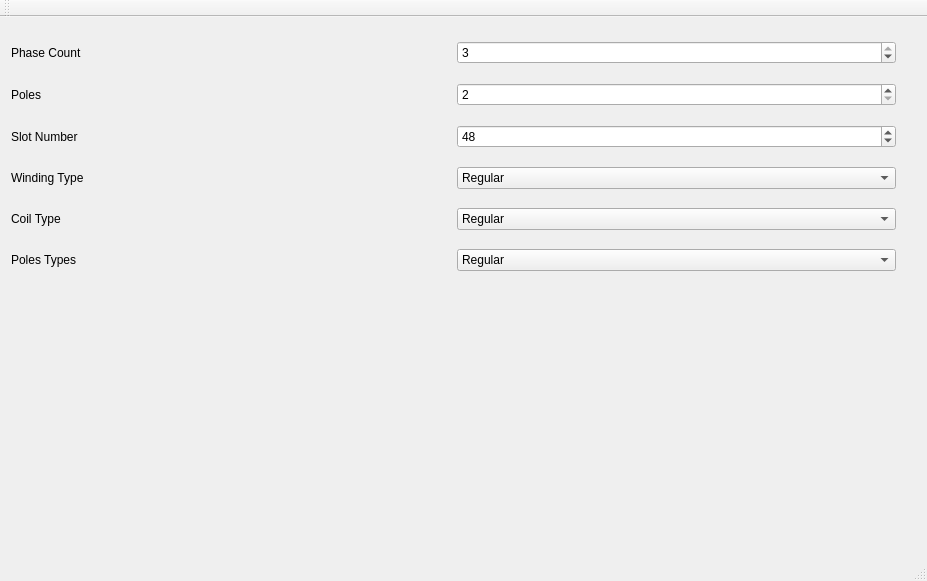
<?xml version="1.0" encoding="UTF-8"?>
<ui version="4.0">
 <class>MainWindow</class>
 <widget class="QMainWindow" name="MainWindow">
  <property name="geometry">
   <rect>
    <x>0</x>
    <y>0</y>
    <width>927</width>
    <height>581</height>
   </rect>
  </property>
  <property name="windowTitle">
   <string>WOUND : Windings Organiser with Usefull and Neat Drawings</string>
  </property>
  <widget class="QWidget" name="centralWidget">
   <layout class="QVBoxLayout" name="verticalLayout">
    <item>
     <layout class="QHBoxLayout" name="horizontalLayout_3">
      <property name="sizeConstraint">
       <enum>QLayout::SetDefaultConstraint</enum>
      </property>
      <item>
       <layout class="QGridLayout" name="gridLayout">
        <item row="0" column="1">
         <widget class="QSpinBox" name="PhaseCountEdit">
          <property name="maximum">
           <number>3</number>
          </property>
          <property name="value">
           <number>3</number>
          </property>
         </widget>
        </item>
        <item row="1" column="0">
         <widget class="QLabel" name="label_6">
          <property name="text">
           <string>Poles </string>
          </property>
         </widget>
        </item>
        <item row="2" column="0">
         <widget class="QLabel" name="label_0">
          <property name="text">
           <string>Slot Number</string>
          </property>
         </widget>
        </item>
        <item row="1" column="1">
         <widget class="QSpinBox" name="PoleCountEdit">
          <property name="minimum">
           <number>2</number>
          </property>
          <property name="maximum">
           <number>100</number>
          </property>
          <property name="singleStep">
           <number>2</number>
          </property>
          <property name="value">
           <number>2</number>
          </property>
         </widget>
        </item>
        <item row="2" column="1">
         <widget class="QSpinBox" name="SlotCountEdit">
          <property name="value">
           <number>48</number>
          </property>
         </widget>
        </item>
        <item row="3" column="0">
         <widget class="QLabel" name="label">
          <property name="text">
           <string>Winding Type</string>
          </property>
         </widget>
        </item>
        <item row="3" column="1">
         <widget class="QComboBox" name="WindingTypeSelector">
          <item>
           <property name="text">
            <string>Regular</string>
           </property>
          </item>
          <item>
           <property name="text">
            <string>Interlaced</string>
           </property>
          </item>
          <item>
           <property name="text">
            <string>Diametral</string>
           </property>
          </item>
         </widget>
        </item>
        <item row="0" column="0">
         <widget class="QLabel" name="label_2">
          <property name="text">
           <string>Phase Count</string>
          </property>
         </widget>
        </item>
        <item row="4" column="0">
         <widget class="QLabel" name="label_3">
          <property name="text">
           <string>Coil Type</string>
          </property>
         </widget>
        </item>
        <item row="4" column="1">
         <widget class="QComboBox" name="CoilTypeSelector">
          <item>
           <property name="text">
            <string>Regular</string>
           </property>
          </item>
          <item>
           <property name="text">
            <string>Concentric</string>
           </property>
          </item>
         </widget>
        </item>
        <item row="5" column="1">
         <widget class="QComboBox" name="comboBox">
          <item>
           <property name="text">
            <string>Regular</string>
           </property>
          </item>
          <item>
           <property name="text">
            <string>Splited</string>
           </property>
          </item>
         </widget>
        </item>
        <item row="5" column="0">
         <widget class="QLabel" name="label_4">
          <property name="text">
           <string>Poles Types</string>
          </property>
         </widget>
        </item>
       </layout>
      </item>
      <item>
       <spacer name="verticalSpacer_2">
        <property name="orientation">
         <enum>Qt::Vertical</enum>
        </property>
        <property name="sizeType">
         <enum>QSizePolicy::Expanding</enum>
        </property>
        <property name="sizeHint" stdset="0">
         <size>
          <width>20</width>
          <height>40</height>
         </size>
        </property>
       </spacer>
      </item>
     </layout>
    </item>
    <item>
     <layout class="QHBoxLayout" name="horizontalLayout_5">
      <item>
       <spacer name="verticalSpacer_3">
        <property name="orientation">
         <enum>Qt::Vertical</enum>
        </property>
        <property name="sizeHint" stdset="0">
         <size>
          <width>20</width>
          <height>40</height>
         </size>
        </property>
       </spacer>
      </item>
     </layout>
    </item>
   </layout>
  </widget>
  <widget class="QMenuBar" name="menuBar">
   <property name="geometry">
    <rect>
     <x>0</x>
     <y>0</y>
     <width>927</width>
     <height>22</height>
    </rect>
   </property>
  </widget>
  <widget class="QToolBar" name="mainToolBar">
   <attribute name="toolBarArea">
    <enum>TopToolBarArea</enum>
   </attribute>
   <attribute name="toolBarBreak">
    <bool>false</bool>
   </attribute>
  </widget>
  <widget class="QStatusBar" name="statusBar"/>
 </widget>
 <layoutdefault spacing="6" margin="11"/>
 <resources/>
 <connections/>
</ui>
